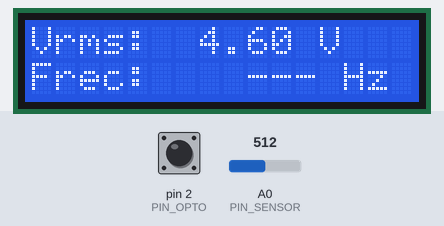
Simulated run of this sketch. Board: Arduino Uno, built with avr-gcc and run on an emulated ATmega328P. On the bench: 16×2 character LCD. The test bench sets the inputs (shaded band); at power-on: A0 (PIN_SENSOR) = 512, pin 2 (PIN_OPTO) HIGH. What the sketch prints to the serial monitor is not drawn.

Above: at 3.3 s.
3.4 s: A0 (PIN_SENSOR) set to 1004
At 4.8 s:
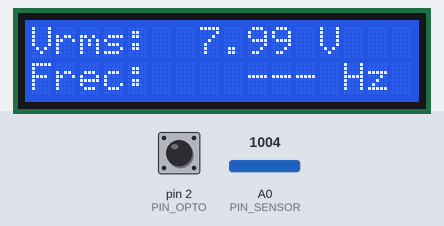
5.2 s: A0 (PIN_SENSOR) set to 1020
At 6.0 s:
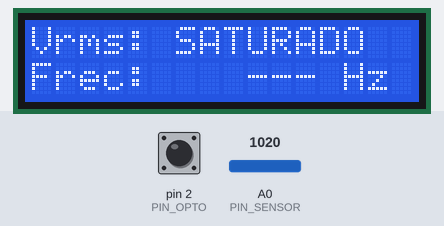
6.7 s: A0 (PIN_SENSOR) set to 900
At 7.5 s:
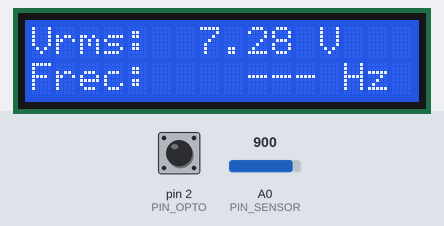
8.7 s: A0 (PIN_SENSOR) set to 1023
At 9.9 s:
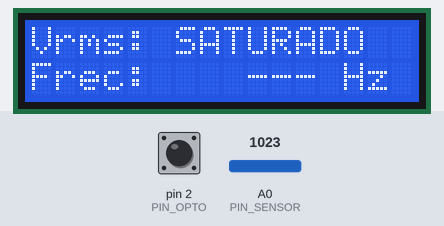
Timing chart, 0 to 11.2 s (numbered marks = the images above; inputs shaded):
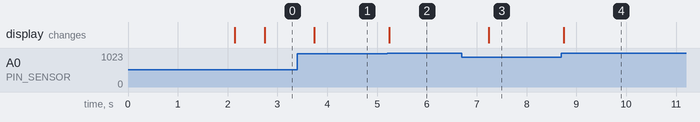

The sketch:

medidor_rms_frecuencia.ino
```cpp
/*
  ============================================================================
  MEDIDOR DE VOLTAJE RMS Y FRECUENCIA - Arduino Uno (ATmega328P)
  Version corregida tras auditoria. Ver AUDITORIA.md en la raiz del proyecto.
  ============================================================================

  HARDWARE ACTUAL (segun el esquematico de Proteus):
    - V1 (AC) -> puente BR1 -> C1 = 470 uF en paralelo con el divisor
      R1 = 10k (arriba) / R2 = 10k (abajo) -> A0.
      El negativo del puente debe ser el GND del Arduino.
    - V1 -> R3 = 1.8k -> LED del 4N25 (pines 1-2), con D1 (1N4007) en
      antiparalelo. Colector (pin 5) -> D2 con R4 = 10k a 5V. Emisor (pin 4) a GND.
      Verificado en Proteus: D2 recibe 2 flancos FALLING por ciclo.
    - LCD 16x2 en modo 4 bits: RS=7, E=6, D4=5, D5=4, D6=3, D7=8.

  QUE MIDE REALMENTE ESTE HARDWARE (importante):
    C1 convierte el puente en un DETECTOR DE PICO. En A0 hay una tension
    CONTINUA (casi sin rizado) proporcional al pico de la entrada, no la forma
    de onda. Por eso, con este hardware:
      * Se mide el VOLTAJE PICO de la entrada.
      * El Vrms se obtiene como Vpico / FACTOR_CRESTA. Esto SOLO es exacto si
        se conoce la forma de onda (senoidal: sqrt(2)). No es RMS verdadero.
      * Calcular sqrt(sum(Vi^2)/N) sobre A0 NO da el RMS de la entrada: daria
        el valor de la tension continua del condensador.
    Para medir RMS verdadero hay que modificar el hardware (ver
    MODO_RMS_VERDADERO y AUDITORIA.md). NO se hace ningun cambio de
    hardware sin autorizacion: el modo por defecto es el del circuito actual.

  SENAL DE REFERENCIA: generador de funciones, senoidal, 60 Hz, 20 Vpp,
    offset 0 V -> Vp = 10 V, Vrms = 7.071 V, T = 16.667 ms (EN VACIO).
    El generador tiene 50 ohm de salida y este circuito lo carga: el valor de
    referencia para comparar es la tension MEDIDA EN LOS BORNES del circuito
    (osciloscopio), no la que indica la pantalla del generador.

  ESTADO: CONSTANTES FISICAS PENDIENTES DE MEDIR.
    VREF_ADC, R1_OHM, R2_OHM y CAIDA_PUENTE_V se obtienen MIDIENDO el circuito
    (procedimiento en AUDITORIA.md, seccion 10.4). No se ajustan para forzar
    7.07 V. CAIDA_PUENTE_V = 1.50 V es el valor heredado del original y NO
    esta verificado.
  ============================================================================
*/

#include <LiquidCrystal.h>
#include <math.h>
#include <string.h>

// ----------------------------------------------------------------------------
// MODO DE MEDICION DE VOLTAJE
//   0 = hardware actual (puente + C1 + divisor). Detector de pico.
//   1 = RMS verdadero. REQUIERE MODIFICAR EL HARDWARE: A0 debe recibir la
//       forma de onda AC atenuada y desplazada a ~2.5 V (sin puente ni C1 en
//       ese camino). Ver AUDITORIA.md, seccion "Opcion B".
// ----------------------------------------------------------------------------
#ifndef MODO_RMS_VERDADERO
#define MODO_RMS_VERDADERO 0
#endif

// ----------------------------------------------------------------------------
// CONEXIONES (sin cambios respecto al original)
// ----------------------------------------------------------------------------
LiquidCrystal lcd(7, 6, 5, 4, 3, 8);   // RS, E, D4, D5, D6, D7
const uint8_t PIN_SENSOR = A0;          // salida del divisor de voltaje
const uint8_t PIN_OPTO   = 2;           // colector del 4N25 (INT0)

// ----------------------------------------------------------------------------
// ADC
// ----------------------------------------------------------------------------
// Tension REAL del pin 5V del Arduino. Por USB suele estar entre 4.6 y 5.2 V.
// Medirla con multimetro y escribirla aqui. Es la principal fuente de error
// de ganancia en el montaje fisico. En Proteus es exactamente 5.00 V.
const float VREF_ADC = 5.00;
// ATmega328P (datasheet, seccion ADC): ADC = Vin * 1024 / Vref, por lo que
// Vin = ADC * Vref / 1024. (El original usaba 1023: error de 0.1 %.)
const float CUENTAS_ADC = 1024.0;
const int   ADC_SATURACION = 1020;      // >= este valor se considera saturado
const float ADC_UMBRAL_SIN_SENAL = 3.0; // promedio < 3 cuentas: no hay senal

// ----------------------------------------------------------------------------
// DIVISOR Y CONDENSADOR (MODO 0). Escribir los valores REALES medidos.
// ----------------------------------------------------------------------------
const float R1_OHM = 10000.0;           // del + del puente a A0
const float R2_OHM = 10000.0;           // de A0 a GND
const float C1_FARADIOS = 470e-6;
// Ganancia del divisor: V_C1 = V_A0 * (R1 + R2) / R2
const float GANANCIA_DIVISOR = (R1_OHM + R2_OHM) / R2_OHM;
// Constante de tiempo de DESCARGA de C1 a traves del divisor.
// 20k * 470uF = 9.4 s: la lectura SUBE rapido pero BAJA muy lento.
const float TAU_DESCARGA_S = (R1_OHM + R2_OHM) * C1_FARADIOS;

// ----------------------------------------------------------------------------
// CAIDA DEL PUENTE (MODO 0)
//   Vpico_entrada = CAL_GANANCIA * Vpico_C1 + CAIDA_PUENTE_V
//   Es la caida de los 2 diodos que conducen EN EL INSTANTE DEL PICO, cuando
//   el puente recarga C1. Depende del modelo de puente, de la corriente de
//   recarga y de la temperatura. NO se supone: se MIDE asi:
//     CAIDA_PUENTE_V = Vp en los bornes de entrada (osciloscopio)
//                    - V_C1 (voltimetro DC sobre C1)
//   El Serial imprime "VC1" para comprobar tambien VREF_ADC y el divisor.
// ----------------------------------------------------------------------------
const float CAIDA_PUENTE_V = 1.50;      // PENDIENTE DE MEDIR (valor del original)

// Correccion de ganancia residual. Dejar en 1.000. Solo se cambia si, con
// VREF_ADC y R1/R2 ya medidos, la verificacion en varios puntos demuestra un
// error de ganancia sistematico (procedimiento en AUDITORIA.md).
const float CAL_GANANCIA = 1.000;

// Factor de cresta = Vpico / Vrms de la forma de onda de ENTRADA.
//   Senoidal: 1.41421356   Cuadrada simetrica: 1.0   Triangular: 1.7320508
// Solo se usa en MODO 0, donde no se puede medir la forma de onda.
const float FACTOR_CRESTA = 1.41421356;

// ----------------------------------------------------------------------------
// MODO 1 (RMS VERDADERO) - solo aplica con el hardware modificado
// ----------------------------------------------------------------------------
// Atenuacion del circuito de acondicionamiento: V_A0(AC) / V_entrada(AC).
// Ejemplo de la Opcion B en AUDITORIA.md: Ra = 33k, Rb = Rc = 20k
//   -> (Rb||Rc) / (Ra + Rb||Rc) = 10k / 43k = 0.2326
const float ATENUACION_AC = 0.2326;
const float CAL_GANANCIA_RMS = 1.000;   // PROVISIONAL
const unsigned int MAX_MUESTRAS_RMS = 16000; // evita desbordar sumaD2 (uint32)

// ----------------------------------------------------------------------------
// FRECUENCIA
// ----------------------------------------------------------------------------
// Flancos de bajada en D2 por cada ciclo de la senal de entrada.
// VERIFICADO EN PROTEUS: con 60 Hz de entrada y PULSOS_POR_CICLO = 1 se
// mostraban 120 Hz, es decir, el circuito genera 2 flancos FALLING por ciclo
// (uno por semiciclo). Por eso el original dividia entre 2, y era correcto.
// Comprobacion: el "Periodo" del Serial muestra el periodo de la senal (ya
// multiplicado por PULSOS_POR_CICLO); con 60 Hz debe ser ~16667 us.
const uint8_t PULSOS_POR_CICLO = 2;
// Rechazo de glitches: se ignoran flancos a menos de 500 us del anterior
// valido. Limita a 2000 flancos/s: con 2 flancos por ciclo, la frecuencia
// maxima medible de la senal es ~1000 Hz.
const unsigned long PERIODO_MINIMO_US = 500UL;
// Sin flancos durante este tiempo -> frecuencia = 0 (sin senal).
// Define la frecuencia minima medible: 1 / 2 s = 0.5 Hz.
const unsigned long TIMEOUT_SIN_PULSOS_US = 2000000UL;
// Correccion del reloj. El Uno usa un resonador ceramico de 16 MHz
// (tolerancia tipica +/-0.5 %). Calibrar con un generador de frecuencia
// conocida: CAL_FRECUENCIA = f_real / f_medida. En Proteus: 1.0000.
const float CAL_FRECUENCIA = 1.0000;

// ----------------------------------------------------------------------------
// TIEMPOS
// ----------------------------------------------------------------------------
const unsigned long VENTANA_ADC_MS = 100UL;   // muestreo de A0 por medicion
const unsigned long VENTANA_MAX_US = 1000000UL;
const unsigned long INTERVALO_ACTUALIZACION_MS = 500UL;

// ----------------------------------------------------------------------------
// VARIABLES COMPARTIDAS CON LA INTERRUPCION (volatile, leidas con
// interrupciones deshabilitadas porque son de 16/32 bits y el AVR es de 8)
// ----------------------------------------------------------------------------
volatile bool          isrHayReferencia = false; // hay un flanco previo valido
volatile unsigned long isrUltimoFlanco  = 0;     // micros() del ultimo flanco
volatile unsigned long isrSumaPeriodos  = 0;     // suma de periodos (us)
volatile unsigned int  isrNumPeriodos   = 0;     // periodos sumados
volatile unsigned long isrUltimoPeriodo = 0;     // ultimo periodo valido (us)

// ----------------------------------------------------------------------------
// RESULTADOS
// ----------------------------------------------------------------------------
float adcMedio = 0;          // promedio de las muestras de A0 (cuentas)
int   adcMaximo = 0;
int   adcMinimo = 0;
unsigned int muestrasADC = 0;
float voltajeA0 = 0;         // tension promedio en el pin A0 (V)
float voltajeC1 = 0;         // tension continua en C1 reconstruida (V), modo 0
float voltajePico = 0;       // pico de la senal de entrada (V)
float voltajeRMS = 0;        // RMS de la senal de entrada (V)
bool  saturado = false;      // A0 fuera del rango 0..VREF
bool  sinSenalAC = true;

float frecuencia = 0;        // Hz de la senal de entrada
float periodoMedioUs = 0;    // periodo de la senal (us)
unsigned int periodosEnVentana = 0;

unsigned long ultimaActualizacionMs = 0;

// ============================================================================
// INTERRUPCION: flanco de bajada en D2 (inicio del semiciclo positivo)
// Solo guarda tiempos; todos los calculos se hacen fuera de la ISR.
// ============================================================================
void isrOptoacoplador() {
  unsigned long ahora = micros();

  if (!isrHayReferencia) {          // primer flanco: solo sirve de referencia
    isrUltimoFlanco = ahora;
    isrHayReferencia = true;
    return;
  }

  unsigned long periodo = ahora - isrUltimoFlanco; // correcto aunque micros()
                                                   // desborde (aritmetica
                                                   // sin signo)
  if (periodo < PERIODO_MINIMO_US) {
    return;                         // glitch: se ignora y NO se mueve la
  }                                 // referencia

  isrSumaPeriodos += periodo;
  isrNumPeriodos++;
  isrUltimoPeriodo = periodo;
  isrUltimoFlanco = ahora;
}

// ============================================================================
// FRECUENCIA: promedio de los periodos medidos desde la ultima actualizacion.
//   periodoEventos = suma(periodos) / N            [us]
//   f = 1e6 / (periodoEventos * PULSOS_POR_CICLO)  [Hz]
// Equivale a N periodos completos entre el primer y el ultimo flanco de la
// ventana: el error por la resolucion de micros() (4 us) no se acumula.
// ============================================================================
void actualizarFrecuencia() {
  unsigned long suma, ultimoFlanco, ultimoPeriodo;
  unsigned int numero;
  bool hayReferencia;

  noInterrupts();                   // copia atomica de las variables de la ISR
  suma          = isrSumaPeriodos;
  numero        = isrNumPeriodos;
  ultimoFlanco  = isrUltimoFlanco;
  ultimoPeriodo = isrUltimoPeriodo;
  hayReferencia = isrHayReferencia;
  isrSumaPeriodos = 0;              // nueva ventana
  isrNumPeriodos  = 0;
  interrupts();

  periodosEnVentana = numero;
  unsigned long ahora = micros();   // leido DESPUES de la copia: ahora >= ultimoFlanco

  // Sin flancos recientes: no hay senal (o es menor que 0.5 Hz)
  if (!hayReferencia || (ahora - ultimoFlanco) > TIMEOUT_SIN_PULSOS_US) {
    frecuencia = 0;
    periodoMedioUs = 0;
    noInterrupts();
    if (isrUltimoFlanco == ultimoFlanco) {   // solo si no llego un flanco nuevo
      isrHayReferencia = false;
      isrUltimoPeriodo = 0;
    }
    interrupts();
    return;
  }

  float periodoEventosUs;
  if (numero > 0) {
    periodoEventosUs = (float)suma / (float)numero;
  } else if (ultimoPeriodo > 0) {
    // Senal mas lenta que la ventana (< ~2 Hz): usar el ultimo periodo
    // completo medido en lugar de congelar o mostrar 0.
    periodoEventosUs = (float)ultimoPeriodo;
  } else {
    frecuencia = 0;                 // solo hay 1 flanco: aun no hay periodo
    periodoMedioUs = 0;
    return;
  }

  periodoMedioUs = periodoEventosUs * PULSOS_POR_CICLO;
  frecuencia = CAL_FRECUENCIA * 1000000.0 / periodoMedioUs;
}

// ============================================================================
// VOLTAJE - MODO 0 (hardware actual: detector de pico con C1)
// ============================================================================
void medirVoltajePico(float frecuenciaHz) {
  uint32_t suma = 0;                // 1023 * ~900 muestras: no desborda
  unsigned int n = 0;
  int maximo = 0, minimo = 1023;

  // Promedio de ~900 muestras en 100 ms. Como A0 es continua, el PROMEDIO
  // es mejor estimador que el MAXIMO: el maximo se queda con el ruido
  // positivo (sesgo hacia arriba) y con un solo valor; el promedio reduce el
  // ruido aleatorio en ~sqrt(N).
  unsigned long inicio = millis();
  while (millis() - inicio < VENTANA_ADC_MS) {
    int x = analogRead(PIN_SENSOR);
    suma += x;
    n++;
    if (x > maximo) maximo = x;
    if (x < minimo) minimo = x;
  }

  muestrasADC = n;
  adcMaximo = maximo;
  adcMinimo = minimo;
  adcMedio = (float)suma / (float)n;
  saturado = (maximo >= ADC_SATURACION);
  sinSenalAC = (adcMedio < ADC_UMBRAL_SIN_SENAL);

  voltajeA0 = adcMedio * VREF_ADC / CUENTAS_ADC;
  float vC1Medio = voltajeA0 * GANANCIA_DIVISOR;
  voltajeC1 = vC1Medio;             // comparar con un voltimetro DC sobre C1

  // Correccion del rizado: con rectificacion de onda completa C1 se descarga
  // durante ~1/(2f) entre recargas. Rizado: dV = Vp / (2 f tau).
  // El promedio del diente de sierra es Vp - dV/2 = Vp * (1 - 1/(4 f tau)).
  // Con el hardware actual (tau = 9.4 s, 50 Hz) la correccion es 0.05 %.
  float vC1Pico = vC1Medio;
  if (frecuenciaHz > 0) {
    float k = 1.0 / (4.0 * frecuenciaHz * TAU_DESCARGA_S);
    if (k < 0.5) vC1Pico = vC1Medio / (1.0 - k);
  }

  if (sinSenalAC) {
    voltajePico = 0;                // por debajo de ~2 caidas de diodo el
    voltajeRMS = 0;                 // puente no conduce: no hay medicion
  } else {
    voltajePico = CAL_GANANCIA * vC1Pico + CAIDA_PUENTE_V;
    voltajeRMS = voltajePico / FACTOR_CRESTA;  // supone forma de onda conocida
  }
}

// ============================================================================
// VOLTAJE - MODO 1 (RMS verdadero, requiere hardware modificado)
//   Vrms = sqrt( (1/N) * sum( (Vi - Vmedio)^2 ) )
// Se resta el promedio para eliminar el offset de ~2.5 V del acondicionador.
// La ventana dura un numero ENTERO de periodos (usando la frecuencia medida
// por el optoacoplador) para que no queden fracciones de ciclo que sesguen
// el resultado.
// ============================================================================
void medirVoltajeRMSVerdadero(float frecuenciaHz) {
  unsigned long ventanaUs = VENTANA_ADC_MS * 1000UL;
  if (frecuenciaHz > 0) {
    float periodoUs = 1000000.0 / frecuenciaHz;
    unsigned long ciclos = (unsigned long)((float)ventanaUs / periodoUs + 0.5);
    if (ciclos < 1) ciclos = 1;
    while (ciclos > 1 && ciclos * periodoUs > VENTANA_MAX_US) ciclos--;
    float ventana = ciclos * periodoUs;
    ventanaUs = (ventana > VENTANA_MAX_US) ? VENTANA_MAX_US : (unsigned long)ventana;
  }

  // Se trabaja con d = x - 512 para que las sumas sean pequenas:
  // |d| <= 512 -> d^2 <= 262144; 16000 muestras -> 4.19e9 < 2^32.
  int32_t sumaD = 0;
  uint32_t sumaD2 = 0;
  unsigned int n = 0;
  int maximo = 0, minimo = 1023;

  unsigned long inicio = micros();
  while ((micros() - inicio) < ventanaUs && n < MAX_MUESTRAS_RMS) {
    int x = analogRead(PIN_SENSOR);
    int32_t d = x - 512;
    sumaD += d;
    sumaD2 += (uint32_t)(d * d);
    n++;
    if (x > maximo) maximo = x;
    if (x < minimo) minimo = x;
  }

  muestrasADC = n;
  adcMaximo = maximo;
  adcMinimo = minimo;
  float mediaD = (float)sumaD / (float)n;
  float varianza = (float)sumaD2 / (float)n - mediaD * mediaD; // cuentas^2
  if (varianza < 0) varianza = 0;

  adcMedio = mediaD + 512.0;                      // nivel DC (offset)
  voltajeA0 = adcMedio * VREF_ADC / CUENTAS_ADC;
  saturado = (maximo >= ADC_SATURACION) || (minimo <= (1023 - ADC_SATURACION));

  float vrmsA0 = sqrt(varianza) * VREF_ADC / CUENTAS_ADC;
  voltajeRMS = CAL_GANANCIA_RMS * vrmsA0 / ATENUACION_AC;

  float desvioMax = max((float)maximo - adcMedio, adcMedio - (float)minimo);
  voltajePico = CAL_GANANCIA_RMS * desvioMax * VREF_ADC / CUENTAS_ADC / ATENUACION_AC;
  sinSenalAC = (desvioMax < ADC_UMBRAL_SIN_SENAL);
  if (sinSenalAC) {
    voltajeRMS = 0;
    voltajePico = 0;
  }
}

// ============================================================================
// PRESENTACION
// ============================================================================
// Escribe una fila completa de 16 caracteres (rellena con espacios) para no
// dejar restos de textos anteriores y sin usar lcd.clear() (evita parpadeo).
void escribirFilaLCD(uint8_t fila, const char *texto) {
  char linea[17];
  size_t largo = strlen(texto);
  if (largo > 16) largo = 16;
  memcpy(linea, texto, largo);
  for (size_t i = largo; i < 16; i++) linea[i] = ' ';
  linea[16] = '\0';
  lcd.setCursor(0, fila);
  lcd.print(linea);
}

void mostrarLCD() {
  char numero[12];
  char texto[24];

  if (saturado) {
    escribirFilaLCD(0, "Vrms: SATURADO");
  } else {
    dtostrf(voltajeRMS, 6, 2, numero);          // "  7.07"
    snprintf(texto, sizeof(texto), "Vrms:%s V", numero);
    escribirFilaLCD(0, texto);
  }

  if (frecuencia <= 0) {
    escribirFilaLCD(1, "Frec:    --- Hz");
  } else {
    dtostrf(frecuencia, 7, 2, numero);          // "  50.00"
    snprintf(texto, sizeof(texto), "Frec:%s Hz", numero);
    escribirFilaLCD(1, texto);
  }
}

void enviarSerial() {
  // Se conservan los campos del original (ADC, Voltaje ADC, Voltaje RMS,
  // Frecuencia) y se anaden datos para verificar y calibrar.
  Serial.print("ADC: ");
  Serial.print(adcMedio, 1);
  Serial.print(" | Voltaje ADC: ");
  Serial.print(voltajeA0, 3);
#if !MODO_RMS_VERDADERO
  Serial.print(" V | VC1: ");
  Serial.print(voltajeC1, 3);
#endif
  Serial.print(" V | Vpico: ");
  Serial.print(voltajePico, 3);
  Serial.print(" V | Voltaje RMS: ");
  Serial.print(voltajeRMS, 3);
  Serial.print(" V | Frecuencia: ");
  Serial.print(frecuencia, 2);
  Serial.print(" Hz | Periodo: ");
  Serial.print(periodoMedioUs, 0);
  Serial.print(" us | N: ");
  Serial.print(periodosEnVentana);
  if (saturado) Serial.print(" | SATURADO");
  Serial.println();
}

// ============================================================================
void setup() {
  Serial.begin(9600);               // igual que el original (Virtual Terminal)

  pinMode(PIN_SENSOR, INPUT);
  pinMode(PIN_OPTO, INPUT_PULLUP);  // en paralelo con R4 = 10k externa

  lcd.begin(16, 2);
  lcd.clear();
  lcd.setCursor(0, 0);
  lcd.print("Detector RMS");
  lcd.setCursor(0, 1);
  lcd.print("Iniciando...");

  // FALLING = el transistor del 4N25 empieza a conducir. En este circuito
  // ocurre una vez por semiciclo (2 por ciclo, verificado en Proteus). El
  // retardo respecto al cruce por cero es igual en cada evento, asi que no
  // afecta al periodo medido.
  attachInterrupt(digitalPinToInterrupt(PIN_OPTO), isrOptoacoplador, FALLING);

  Serial.println(F("Medidor Vrms / frecuencia"));
#if MODO_RMS_VERDADERO
  Serial.println(F("Modo: RMS verdadero (requiere hardware modificado)"));
#else
  Serial.println(F("Modo: detector de pico (Vrms = Vpico / factor de cresta)"));
#endif
  Serial.println(F("AVISO: constantes de calibracion PROVISIONALES"));

  delay(2000);
  lcd.clear();

  noInterrupts();                   // descartar lo acumulado durante el inicio
  isrSumaPeriodos = 0;
  isrNumPeriodos = 0;
  interrupts();
  ultimaActualizacionMs = millis();
}

void loop() {
  // Planificacion con millis() en lugar de delay(): la cadencia es fija
  // (500 ms) sin importar cuanto tarden LCD y Serial.
  unsigned long ahora = millis();
  if (ahora - ultimaActualizacionMs < INTERVALO_ACTUALIZACION_MS) return;
  ultimaActualizacionMs = ahora;

  actualizarFrecuencia();           // primero: el voltaje usa la frecuencia
#if MODO_RMS_VERDADERO
  medirVoltajeRMSVerdadero(frecuencia);
#else
  medirVoltajePico(frecuencia);
#endif
  mostrarLCD();
  enviarSerial();
}
```

Measured:
- the behaviour switches between 1019 and 1020 on A0 (PIN_SENSOR) (found by bisection; images 1 and 2)
- after the input at 3.4 s, the display: changes after 0.34 s (image 1)
- after the input at 5.2 s, the display: changes at once (image 2)
- after the input at 6.7 s, the display: changes after 0.54 s (image 3)
- after the input at 8.7 s, the display: changes at once (image 4)
